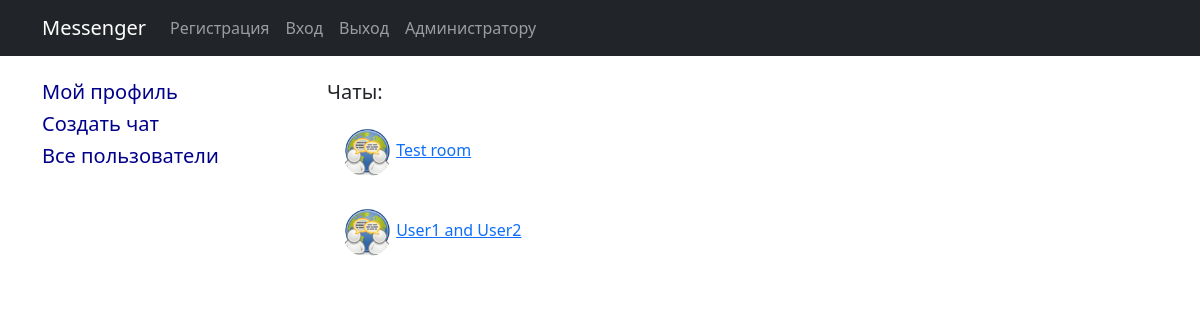
Page / (signed in) on the committed database.
### chat/models.py (models this page shows, shortened)
class Room(models.Model):
    name = models.CharField(max_length=100, null=False, blank=False, unique=True, verbose_name="название чата")
    host = models.ForeignKey(settings.AUTH_USER_MODEL, on_delete=models.CASCADE, related_name='rooms')
    current_users = models.ManyToManyField(settings.AUTH_USER_MODEL, related_name='current_rooms', verbose_name="участники")
    photo = models.ImageField(upload_to='room/', null=True, blank=True, verbose_name="фотография")

### chat/views.py (the view)
# urls.py: path('', views.index, name="index"),
def index(request):
    rooms = Room.objects.all()
    user_rooms = []
    for r in rooms:
        if request.user in r.current_users.all():
            user_rooms.append(r)
    return render(request, 'chat/index.html', {
        'user_rooms': user_rooms,
    })

### templates/chat/index.html (shortened to what this page needs)
{% extends "default.html" %}
{% load static %}
{% block content %}
{% if user.is_authenticated %}
    <div class="row">
        <div class="col-3"  align="left"><br>
            <a class="nav-link" href="{% url 'profile' user.id %}" style="color: darkblue"><h5>Мой профиль</h5></a>
            <a class="nav-link" href="{% url 'room_create' %}" style="color: darkblue"><h5>Создать чат</h5></a>
            <a class="nav-link" href="{% url 'users_list' %}" style="color: darkblue"><h5>Все пользователи</h5></a>
        </div>
        <div class="col" align="left"><br>
                <h5> Чаты:</h5>
                <table cellspacing="0" cellpadding="15">
                    {% for room in user_rooms%}
                    <tr>
                        <td style="width: 800px;">
                            {% if room.photo %}
                                <img src="{{ room.photo.url }}" class="round">
                            {% else %}
                                <img src="media/room/room.png" class="round">
                            {% endif%}
                            <a href="{% url 'room' pk=room.id %}">{{room.name}}</a>
                        </td>
                    </tr>
                    {% endfor%}
                </table>
    </div>
    </div>
{% else %}
    <div><br>
        <h3>Добро пожаловать в мессенджер!</h3><br>
        <a class="nav-link" href="{% url 'login' %}" style="color: darkblue">для создания чата необходимо авторизоваться</a>
    </div>
{%endif%}
{% endblock %}

### templates/default.html (style rules this page uses)
.round { border-radius: 100%; width: 50px; height: 50px; }

### rows in the picture
Room: photo (picture), name "Test room"
Room: photo (picture), name "User1 and User2"
